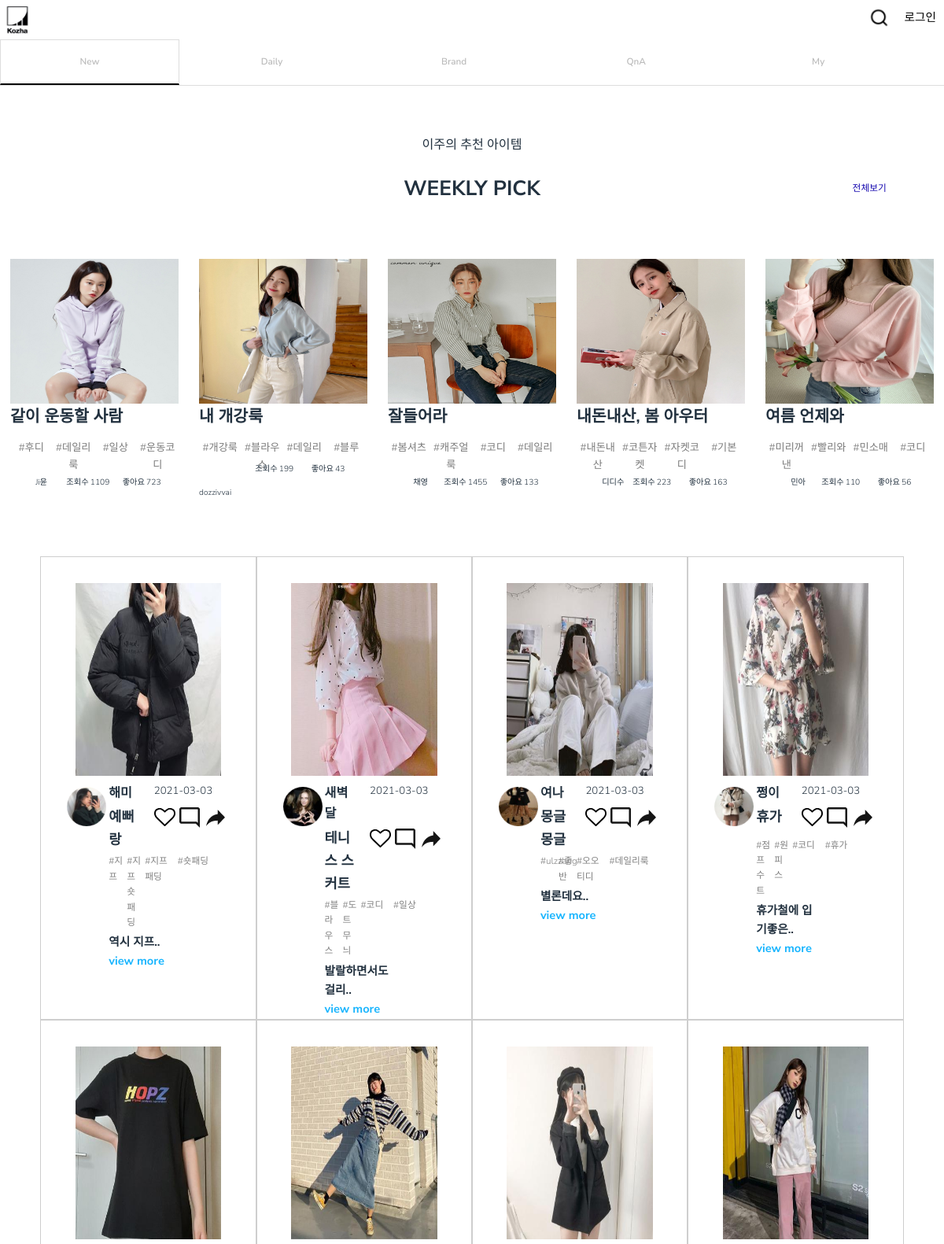
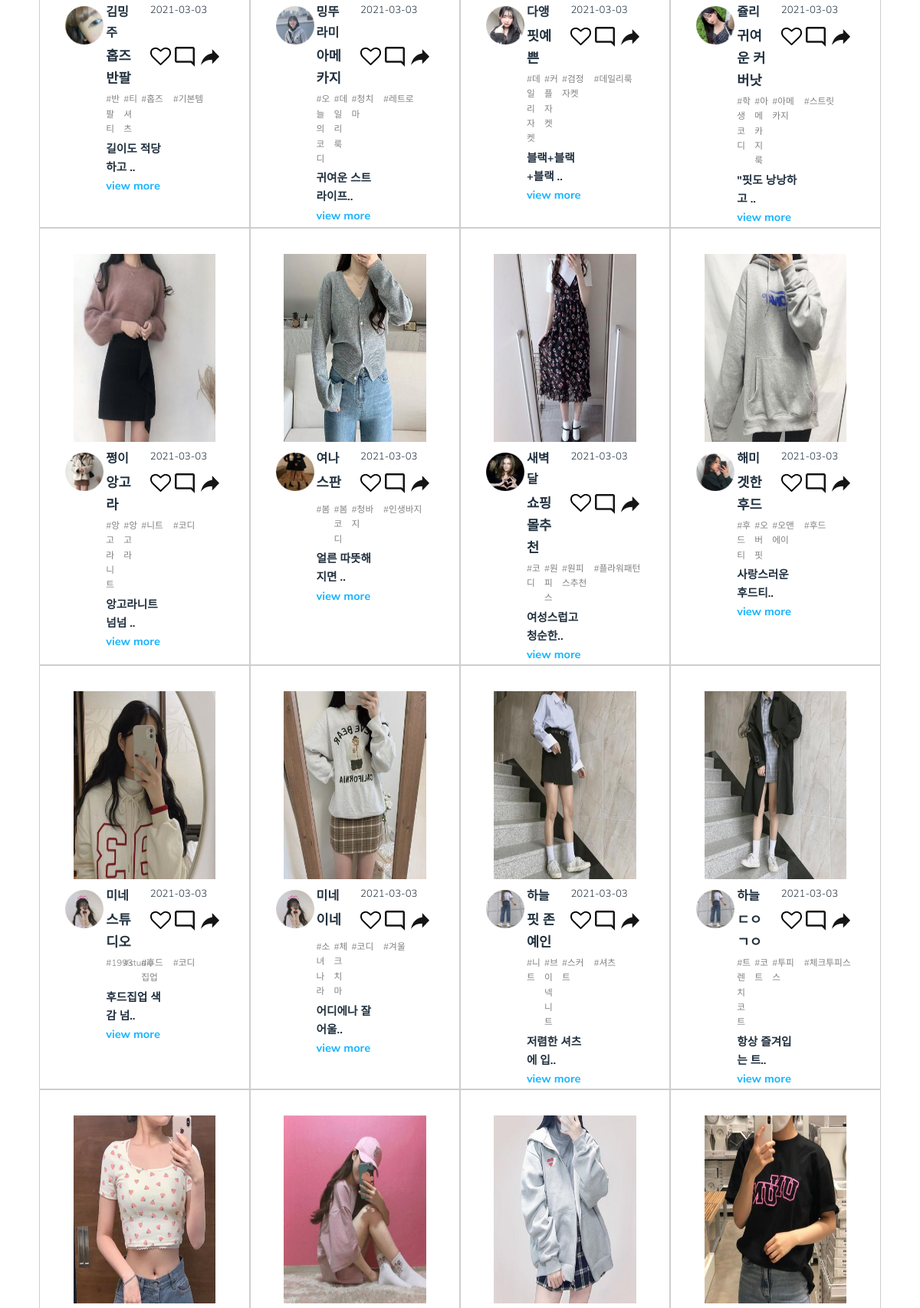
/index (upper part), run on the app's committed database (2 pictures, top to bottom).
### kozha/models.py (models this page shows, shortened)
class Post(db.Model):
    id = db.Column(db.Integer, primary_key=True)
    title = db.Column(db.String(100), nullable=False)
    date_posted = db.Column(db.DateTime, nullable=False, default=datetime.utcnow())
    content = db.Column(db.Text, nullable=False)
    style = db.Column(db.String(30), nullable=False, default='베이직')
    tags = db.relationship('Hashtag', secondary=tags, backref=db.backref('tagging', lazy='dynamic'))
    content_img = db.Column(db.String(20), nullable=False, default='dummy_post.jpg')
    user_id = db.Column(db.Integer, db.ForeignKey('user.id'), nullable=False)

class User(db.Model, UserMixin):
    id = db.Column(db.Integer, primary_key=True)
    username = db.Column(db.String(20), unique=True, nullable=False)
    email = db.Column(db.String(120), unique=True, nullable=False)
    image_file = db.Column(db.String(20), nullable = False, default='dummy.jpg')
    password = db.Column(db.String(60), nullable=False)
    style = db.Column(db.String(30), nullable=False, default='베이직')
    posts = db.relationship('Post', backref='author', lazy=True)
    profile = db.Column(db.Text(), default='User Profile')

class Hashtag(db.Model):
    id = db.Column(db.Integer, primary_key=True)
    tagname = db.Column(db.String(20), nullable = False)

### kozha/routes.py (the view)
@app.route("/")
@app.route("/index", methods=['GET','POST'])
def home():
    posts = Post.query.all()
    posts = reversed(posts)
    return render_template('index.html', tite='Home', posts=posts)

### kozha/templates/index.html (shortened to what this page needs)
{% extends "layout.html" %}
{% block weekly %}
<section id="content1">
	<div class="inner">
		<h4>이주의 추천 아이템</h4>
		<div class="inner-text">
			<div></div>
			<div>WEEKLY PICK</div>
			<div>전체보기</div>
		</div>
	</div>
	<ul class="gridshow-container">
		<li>
			<dl>
				<dd class="img"><img src="{{url_for('static', filename='images/main-11.png') }}"></dd>
				<dt class="title">같이 운동할 사람</dt>
				<dd class="tag">
					<div>#후디</div>
					<div>#데일리룩</div>
					<div>#일상</div>
					<div>#운동코디</div>
				</dd>
				<dd class="btm">
					<div>
						<div id="main-content-p-img"><img
								src="{{ url_for('static', filename='images/main-p-11.png') }}"></div>
						<div>Ji윤</div>
					</div>
					<div>
						<div>조회수</div>
						<div>1109</div>
					</div>
					<div>
						<div>좋아요</div>
						<div>723</div>
					</div>
				</dd>
			</dl>
		</li>
		<li>
			<dl>
				<dd class="img"><img src="{{url_for('static', filename='images/main-22.png') }}"></dd>
				<dt class="title">내 개강룩</dt>
				<dd class="tag">
					<div>#개강룩</div>
					<div>#블라우스</div>
					<div>#데일리</div>
					<div>#블루</div>
				</dd>
				<dd class="btm">
					<div>
						<div id="main-content-p-img"><img
								src="{{ url_for('static', filename='images/main-p-22.png') }}"></div>
						<div>dozzivvai</div>
					</div>
					<div>
						<div>조회수</div>
						<div>199</div>
					</div>
					<div>
						<div>좋아요</div>
						<div>43</div>
					</div>
				</dd>
			</dl>
		</li>
		<li>
			<dl>
				<dd class="img"><img src="{{url_for('static', filename='images/main-33.png') }}"></dd>
				<dt class="title">잘들어라</dt>
				<dd class="tag">
					<div>#봄셔츠</div>
					<div>#캐주얼룩</div>
					<div>#코디</div>
					<div>#데일리</div>
				</dd>
				<dd class="btm">
					<div>
						<div id="main-content-p-img"><img
								src="{{ url_for('static', filename='images/main-p-33.png') }}"></div>
						<div>채영</div>
					</div>
					<div>
						<div>조회수</div>
						<div>1455</div>
					</div>
					<div>
						<div>좋아요</div>
						<div>133</div>
					</div>
				</dd>
			</dl>
		</li>
		<li>
			<dl>
				<dd class="img"><img src="{{url_for('static', filename='images/main-44.png') }}"></dd>
				<dt class="title">내돈내산, 봄 아우터</dt>
				<dd class="tag">
					<div>#내돈내산</div>
					<div>#코튼자켓</div>
					<div>#자켓코디</div>
					<div>#기본</div>
				</dd>
				<dd class="btm">
					<div>
						<div id="main-content-p-img"><img
								src="{{ url_for('static', filename='images/main-p-55.png') }}"></div>
						<div>디디수</div>
					</div>
					<div>
						<div>조회수</div>
						<div>223</div>
					</div>
					<div>
						<div>좋아요</div>
						<div>163</div>
					</div>
				</dd>
			</dl>
		</li>
		<li>
			<dl>
				<dd class="img"><img src="{{url_for('static', filename='images/main-55.png') }}"></dd>
				<dt class="title">여름 언제와</dt>
				<dd class="tag">
					<div>#미리꺼낸</div>
					<div>#빨리와</div>
					<div>#민소매</div>
					<div>#코디</div>
				</dd>
				<dd class="btm">
					<div>
						<div id="main-content-p-img"><img
								src="{{ url_for('static', filename='images/main-p-44.png') }}"></div>
						<div style="text-align: center;">민아</div>
					</div>
					<div>
						<div>조회수</div>
						<div>110</div>
					</div>
					<div>
						<div>좋아요</div>
						<div>56</div>
					</div>
				</dd>
			</dl>
		</li>
	</ul>
</section>
{% endblock weekly %}
{% block content %}
<section id="galleries">
	<div class="gallery">
		<div class="content">
			{% for post in posts %}
			<div class="media">
				<a class="a-main-img" href="{{ url_for('post', post_id=post.id) }}">
					<img class="main-img" src="{{ url_for('static', filename='update_pics/'+post.content_img) }}" alt=""
						title="This right here is a caption." />
				</a>
				<div class="user_information">
					<div class="box1"><img
							src="{{ url_for('static', filename = 'profile_pics/' + post.author.image_file) }}"></div>
					<div class="box2">{{ post.author.username }}</div>
					<div class="box3">{{ post.date_posted.strftime('%Y-%m-%d') }}</div>
					<div class="box4">
						<div class="b1">
							<div class="like-heart-btn">
							</div>
						</div>
					</div>
					<div class="box5"><img src="{{ url_for('static', filename='images/comment_button.png') }}"></div>
					<div class="box6"><img src="{{ url_for('static', filename='images/share_button.png') }}"></div>
					<div class="box7">{{ post.title }}</div>
					<div class="box9">{{ post.tags[0].tagname }}</div>
					<div class="box10">{{ post.tags[1].tagname }}</div>
					<div class="box15">{{ post.tags[2].tagname }}</div>
					<div class="box16">{{ post.tags[3].tagname }}</div>
					<div class="box11">{{ post.content[:9] }}..<a href="{{ url_for('post', post_id = post.id) }}">view
							more</a></div>
					<div class="box12"></div>
				</div>
			</div>
			{% endfor %}
		</div>
	</div>
</section>
</section>
{% endblock content %}

### data on the page
Post: content_img (picture), image_file (picture), author.username "해미", date_posted "2021-03-03", title "예뻐랑", tagname "#지프", tagname "#지프숏패딩", tagname "#지프패딩", tagname "#숏패딩", content "역시 지프"
Post: content_img (picture), image_file (picture), author.username "새벽달", date_posted "2021-03-03", title "테니스 스커트", tagname "#블라우스", tagname "#도트무늬", tagname "#코디", tagname "#일상", content "발랄하면서도 걸리"
Post: content_img (picture), image_file (picture), author.username "여나", date_posted "2021-03-03", title "몽글몽글", tagname "#ulzzang", tagname "#좋반", tagname "#오오티디", tagname "#데일리룩", content "별론데요"
Post: content_img (picture), image_file (picture), author.username "쩡이", date_posted "2021-03-03", title "휴가", tagname "#점프수트", tagname "#원피스", tagname "#코디", tagname "#휴가", content "휴가철에 입기좋은"
Post: content_img (picture), image_file (picture), author.username "김밍주", date_posted "2021-03-03", title "홉즈 반팔", tagname "#반팔티", tagname "#티셔츠", tagname "#홉즈", tagname "#기본템", content "길이도 적당하고"
Post: content_img (picture), image_file (picture), author.username "밍뚜라미", date_posted "2021-03-03", title "아메카지", tagname "#오늘의코디", tagname "#데일리룩", tagname "#청치마", tagname "#레트로", content "귀여운 스트라이프"
Post: content_img (picture), image_file (picture), author.username "다앵", date_posted "2021-03-03", title "핏예쁜", tagname "#데일리자켓", tagname "#커플자켓", tagname "#검정자켓", tagname "#데일리룩", content "블랙+블랙+블랙"
Post: content_img (picture), image_file (picture), author.username "쥴리", date_posted "2021-03-03", title "귀여운 커버낫", tagname "#학생코디", tagname "#아메카지룩", tagname "#아메카지", tagname "#스트릿", content "\"핏도 낭낭하고"
Post: content_img (picture), image_file (picture), author.username "쩡이", date_posted "2021-03-03", title "앙고라", tagname "#앙고라니트", tagname "#앙고라", tagname "#니트", tagname "#코디", content "앙고라니트 넘넘"
Post: content_img (picture), image_file (picture), author.username "여나", date_posted "2021-03-03", title "스판", tagname "#봄", tagname "#봄코디", tagname "#청바지", tagname "#인생바지", content "얼른 따뜻해지면"
Post: content_img (picture), image_file (picture), author.username "새벽달", date_posted "2021-03-03", title "쇼핑몰추천", tagname "#코디", tagname "#원피스", tagname "#원피스추천", tagname "#플라워패턴", content "여성스럽고 청순한"
Post: content_img (picture), image_file (picture), author.username "해미", date_posted "2021-03-03", title "겟한 후드", tagname "#후드티", tagname "#오버핏", tagname "#오앤에이", tagname "#후드", content "사랑스러운 후드티"
Post: content_img (picture), image_file (picture), author.username "미네", date_posted "2021-03-03", title "스튜디오", tagname "#1993", tagname "#studio", tagname "#후드집업", tagname "#코디", content "후드집업 색감 넘"
Post: content_img (picture), image_file (picture), author.username "미네", date_posted "2021-03-03", title "이네", tagname "#소녀나라", tagname "#체크치마", tagname "#코디", tagname "#겨울", content "어디에나 잘 어울"
Post: content_img (picture), image_file (picture), author.username "하늘", date_posted "2021-03-03", title "핏 존예인", tagname "#니트", tagname "#브이넥니트", tagname "#스커트", tagname "#셔츠", content "저렴한 셔츠에 입"
Post: content_img (picture), image_file (picture), author.username "하늘", date_posted "2021-03-03", title "ㄷㅇㄱㅇ", tagname "#트렌치코트", tagname "#코트", tagname "#투피스", tagname "#체크투피스", content "항상 즐겨입는 트"
Post: content_img (picture)
Post: content_img (picture)
Post: content_img (picture)
Post: content_img (picture)
